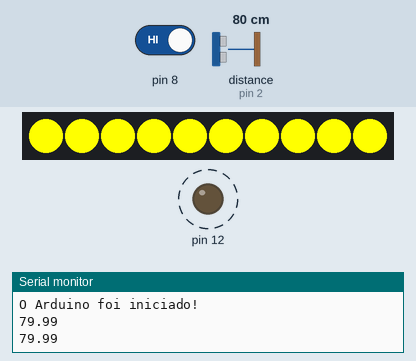
This sketch was run on a simulated Arduino Uno, built with avr-gcc and run on an emulated ATmega328P. Shown: 10 RGB LEDs in strip order, left to right, output pins drawn as LEDs (lit = HIGH), the last lines printed to the serial monitor. Dashed ring = blinking. The test bench sets the inputs (shaded band); at power-on: pin 8 HIGH, distance to the obstacle (sensor on pin 2) 80 cm. The echo pulse lasts 58.3 µs per cm; pins used as bus, display or sensor lines are not drawn.

Above: at 10.9 s.
11.0 s: pin 8 driven LOW
At 20.6 s:
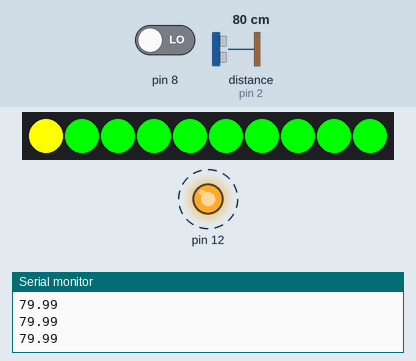
At 22.1 s:
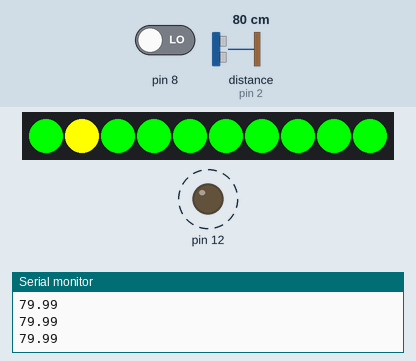
22.7 s: pin 8 driven HIGH
At 30.7 s:
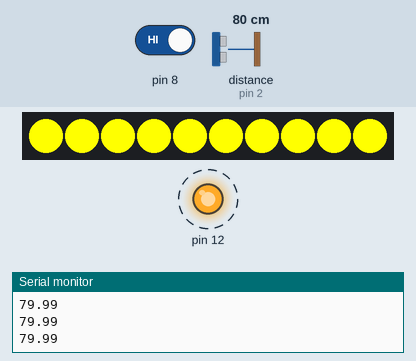
Timing chart, 0 to 38.8 s (numbered marks = the images above; inputs shaded):
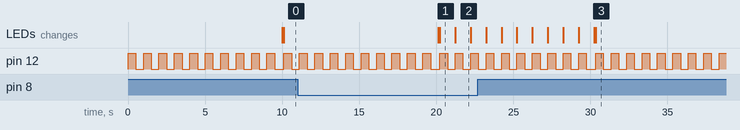

The sketch:

Gtov.ino
```cpp
#include <IRremote.h>
#include <Adafruit_NeoPixel.h>
#define PIN 13
#define NUMPIXELS 10
Adafruit_NeoPixel pixels = Adafruit_NeoPixel(NUMPIXELS, PIN, NEO_GRB + NEO_KHZ800);

byte Transmissor = 3;
byte Receptor = 2;

float tempo = 0;
float presenca = 0;

int contador = 0;
int contador2;
int EN;

int redColor = 0;
int greenColor = 255;
int blueColor =0;

  void setup()
  {
    pinMode(Receptor,INPUT);
    pinMode(12,OUTPUT);
    pinMode(Transmissor, OUTPUT);
    pinMode(8, INPUT);

    digitalWrite(12, LOW);
    digitalWrite(Transmissor, LOW);

    pixels.begin();

    Serial.begin(9600);
  	Serial.println("O Arduino foi iniciado!");
  }
  void loop()
  {
    EN = digitalRead(8);
    digitalWrite(Transmissor,HIGH);
    delayMicroseconds(10);
    digitalWrite(Transmissor, LOW);

    tempo = pulseIn(Receptor, HIGH);

    presenca = tempo/20 * 0.343;
    Serial.println(presenca);

      if(presenca<=310)
      {
        if(EN==0)
        {
          while(contador <10)
          {
            for(contador2=0 ; contador2<=9 ; contador2 ++)
            {
                pixels.setPixelColor(contador2 , pixels.Color(redColor, greenColor, blueColor));
            }
            pixels.setPixelColor(contador, pixels.Color(255, 255, 0));
            pixels.show();

            digitalWrite(12,HIGH);
            delay(500);
            digitalWrite(12,LOW);
            delay(500);
            contador=contador+1;
          }
          contador =0;
          for(contador2=0; contador2<=9; contador2++)
          {
            pixels.setPixelColor(contador2, pixels.Color(0, 0, 0));
          }
          pixels.show();
        }
        else
        {
          while(contador<10)
          {
            for(contador2=0; contador2<=9; contador2++)
            {
               pixels.setPixelColor(contador2, pixels.Color(255, 255, 0));
            }
            pixels.show();
            digitalWrite(12,HIGH);
            delay(500);
            digitalWrite(12,LOW);
            delay(500);
            contador=contador+1;
          }
          contador=0;
          for(contador2=0; contador2<=9; contador2++)
          {
            pixels.setPixelColor(contador2, pixels.Color(0, 0, 0));
          }
          pixels.show();
        }
        delay(100);
      }

  }
```

Measured:
- after the input at 11.0 s, the LEDs: first differ from a run without the input after 9.2 s (image 1)
- after the input at 22.7 s, the LEDs: first differ from a run without the input after 7.6 s (image 3)
- by itself, pin 12: alternates HIGH for 0.50 s and LOW for 0.50 s
- what the display in image 1 shows lasts 1.0 s, from 20.2 s to 21.2 s
